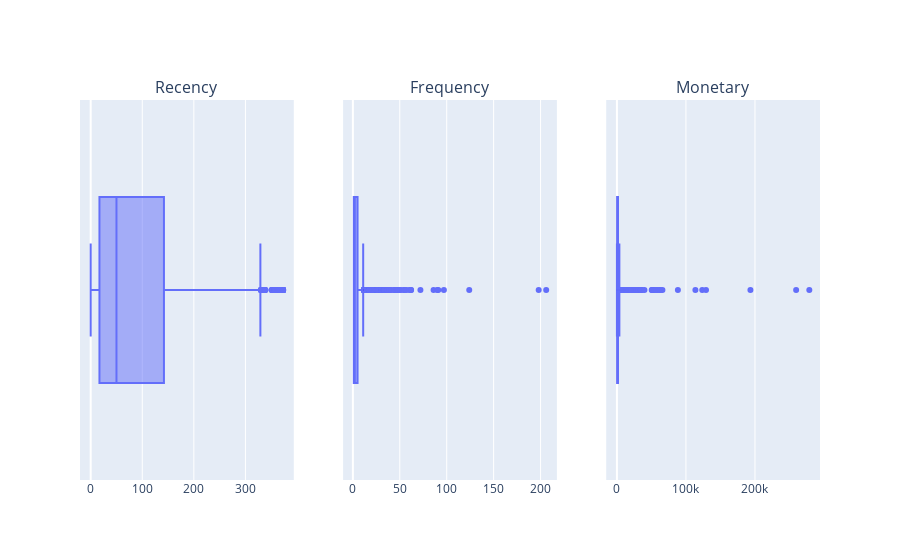

The code cell stored with this chart in its notebook:
### Markdown cell above
Теперь давайте взглянем на коробчатые диаграммы для каждого из признаков:

### Code cell
boxes = [px.box(rfm_table, x=column) for column in rfm_table.columns]
fig = make_subplots(
    rows=1, cols=3, 
    subplot_titles=(
        "Recency","Frequency", "Monetary"
    )
)

for i, box in enumerate(boxes):
    fig.add_trace(boxes[i]['data'][0], row=1, col=i+1)

fig.update_layout(showlegend=True)
fig.write_html('plotly/boxplot_1.html')
fig.show()

### Figure 1 — Plotly figure (JSON) as saved in the notebook; plotly's stock layout.template omitted (floating-point values rounded to 4 significant figures; data arrays with more than 128 entries replaced by an {"elided": "..."} marker saying what was removed)
{"data": [{"alignmentgroup": "True", "hovertemplate": "Recency=%{x}<extra></extra>", "legendgroup": "", "marker": {"color": "#636efa"}, "name": "", "notched": false, "offsetgroup": "", "orientation": "h", "showlegend": false, "type": "box", "x": {"elided": "4334 int values"}, "x0": " ", "xaxis": "x", "y0": " ", "yaxis": "y"}, {"alignmentgroup": "True", "hovertemplate": "Frequency=%{x}<extra></extra>", "legendgroup": "", "marker": {"color": "#636efa"}, "name": "", "notched": false, "offsetgroup": "", "orientation": "h", "showlegend": false, "type": "box", "x": {"elided": "4334 int values"}, "x0": " ", "xaxis": "x2", "y0": " ", "yaxis": "y2"}, {"alignmentgroup": "True", "hovertemplate": "Monetary=%{x}<extra></extra>", "legendgroup": "", "marker": {"color": "#636efa"}, "name": "", "notched": false, "offsetgroup": "", "orientation": "h", "showlegend": false, "type": "box", "x": {"elided": "4334 float values"}, "x0": " ", "xaxis": "x3", "y0": " ", "yaxis": "y3"}], "layout": {"annotations": [{"font": {"size": 16}, "showarrow": false, "text": "Recency", "x": 0.1444, "xanchor": "center", "xref": "paper", "y": 1, "yanchor": "bottom", "yref": "paper"}, {"font": {"size": 16}, "showarrow": false, "text": "Frequency", "x": 0.5, "xanchor": "center", "xref": "paper", "y": 1, "yanchor": "bottom", "yref": "paper"}, {"font": {"size": 16}, "showarrow": false, "text": "Monetary", "x": 0.8556, "xanchor": "center", "xref": "paper", "y": 1, "yanchor": "bottom", "yref": "paper"}], "showlegend": true, "xaxis": {"anchor": "y", "domain": [0, 0.2889]}, "xaxis2": {"anchor": "y2", "domain": [0.3556, 0.6444]}, "xaxis3": {"anchor": "y3", "domain": [0.7111, 1]}, "yaxis": {"anchor": "x", "domain": [0, 1]}, "yaxis2": {"anchor": "x2", "domain": [0, 1]}, "yaxis3": {"anchor": "x3", "domain": [0, 1]}}}
